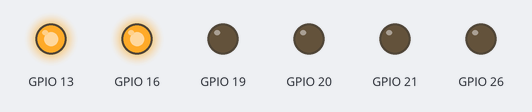
Recording of a program running on a simulated Raspberry Pi (BCM pin numbers). Parts: output pins drawn as LEDs (lit = HIGH).

Above: at 0.05 s.
At 4.35 s:
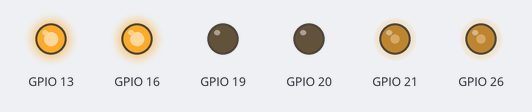
At 8.75 s:
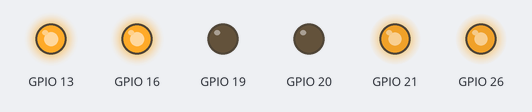
At 17.55 s:
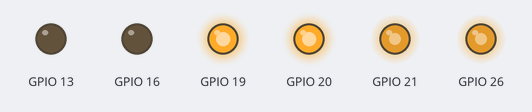
At 26.85 s:
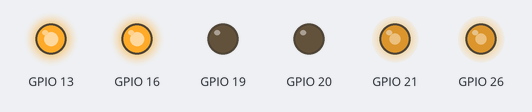
At 39.86 s:
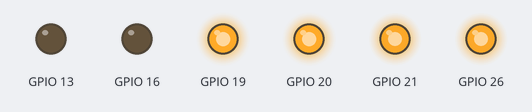
Timing chart, 0 to 40.0 s (numbered marks = the images above):
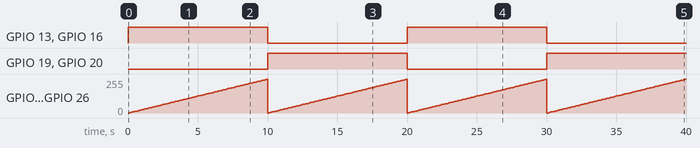

Measured:
- by itself, GPIO 13, GPIO 16: alternates HIGH for 10.0 s and LOW for 10.0 s
- by itself, GPIO 19, GPIO 20: LOW → HIGH at 10.0 s, → LOW 10.0 s later, → HIGH 10.0 s later
- by itself, GPIO 21, GPIO 26: ramps from 0/255 to 252/255 and jumps back, once every 10.0 s

The program:

test.py
```python
import time
from l293dClass import L293dPWM

leftMotor = L293dPWM(13, 19, 26) #in1, in2, en
#leftMotor = L293d(10, 11, 12) #in1, in2, en
leftMotor.init()


rightMotor = L293dPWM(16, 20, 21)
rightMotor.init()

try:
    #rightMotor.forward()


    rightMotor.move(100)
    leftMotor.move(100)
    while 1:
        '''rightMotor.forward()
        leftMotor.forward()
        time.sleep(2)
        rightMotor.stop()
        leftMotor.stop()
        time.sleep(2)
        rightMotor.move(50)
        leftMotor.move(50)
        rightMotor.backward()
        leftMotor.backward()
        time.sleep(2)
        rightMotor.stop()
        leftMotor.stop()
        time.sleep(2)
        rightMotor.move(10)
        leftMotor.move(100)'''
        rightMotor.forward()
        leftMotor.forward()
        for i in range(0, 100):
            rightMotor.move(i)
            leftMotor.move(i)
            time.sleep(0.1)
        rightMotor.backward()
        leftMotor.backward()
        for i in range(0, 100):
            rightMotor.move(i)
            leftMotor.move(i)
            time.sleep(0.1)
except KeyboardInterrupt:
    leftMotor.uninit()
    rightMotor.uninit()

'''import RPi.GPIO as GPIO
GPIO.setmode(GPIO.BCM)

o1 = 2
o2 = 3
e =  4

GPIO.setup(o1, GPIO.OUT)
GPIO.setup(o2, GPIO.OUT)
GPIO.setup(e, GPIO.OUT)

try:
    while 1:
        GPIO.output(o1, GPIO.LOW)
        GPIO.output(o2, GPIO.HIGH)
        GPIO.output(e, GPIO.LOW)
except KeyboardInterrupt:
    GPIO.cleanup()
'''
```

l293dClass.py
```python
import RPi.GPIO as GPIO
GPIO.setmode(GPIO.BCM)

class L293d:
	input1 = 0
	input2 = 0
	enable = 0

	def __init__(self, input1, input2, enable):
		self.input1 = input1
		self.input2 = input2
		self.enable = enable

	def init(self):
		GPIO.setup(self.input1, GPIO.OUT)
		GPIO.setup(self.input2, GPIO.OUT)
		GPIO.setup(self.enable, GPIO.OUT)


	def forward(self):
		GPIO.output(self.input1, GPIO.HIGH)
		GPIO.output(self.input2, GPIO.LOW)

	def backward(self):
		GPIO.output(self.input1, GPIO.LOW)
                GPIO.output(self.input2, GPIO.HIGH)

	def move(self):
		GPIO.output(self.enable, GPIO.HIGH)

	def stop(self):
		GPIO.output(self.input2, GPIO.LOW)


import RPi.GPIO as GPIO

GPIO.setmode(GPIO.BCM)


class L293dPWM:
	input1 = 0
	input2 = 0
	enable = 0

	def __init__(self, input1, input2, enable):
		self.input1 = input1
		self.input2 = input2
		self.enable = enable

	def init(self):
		GPIO.setup(self.input1, GPIO.OUT)
		GPIO.setup(self.input2, GPIO.OUT)
		GPIO.setup(self.enable, GPIO.OUT)
		self.enable = GPIO.PWM(self.enable, 100)
		self.enable.start(0)

	def forward(self):
		GPIO.output(self.input1, GPIO.HIGH)
		GPIO.output(self.input2, GPIO.LOW)

	def backward(self):
		GPIO.output(self.input1, GPIO.LOW)
		GPIO.output(self.input2, GPIO.HIGH)

	def move(self, percent):
		self.enable.ChangeDutyCycle(percent)

	def stop(self):
		self.enable.ChangeDutyCycle(0)
```
